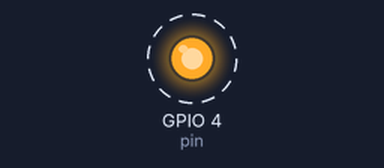
Bench run of a program on a simulated ESP32. On the bench: output pins drawn as LEDs (lit = HIGH). Dashed ring = blinking. What the program prints to the serial monitor is not drawn.

Above: at 1.2 s.
Timing chart, 0 to 4.0 s (numbered marks = the images above):
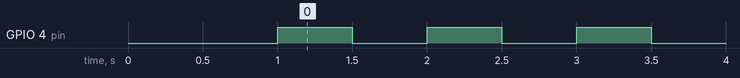

Measured:
- by itself, GPIO 4 (pin): alternates HIGH for 0.50 s and LOW for 0.50 s

The program:

main.cpp
```cpp
/******************************************************************************
main.cpp - iFLine, iFBalance Arduino Library
hkkim@koreaits.com ( KITS Lab )
original creation date: April 3, 2020

Development environment specifics:
Arduino IDE 1.8.x
iFBalance
******************************************************************************/

#include <Arduino.h>
#include "iFLED.h"

#define SerialDebug   false  // Set to true to get Serial output for debugging
#define PRO_CPU 0
#define APP_CPU 1

iFLED ifLed;

void setup() {
  Serial.begin( 115200 );
  delay(1000);

  ifLed.init( GPIO_NUM_4, PRO_CPU);
}

void loop() {
  // Do nothing
}
```

iFLED.cpp
```cpp
/******************************************************************************
iFLED.cpp - iFBalance Arduino Library
hkkim@koreaits.com ( KITS Lab )
original creation date: April 3, 2020

Development environment specifics:
Arduino IDE 1.8.x
iFBalance
******************************************************************************/

#include "Arduino.h"
#include "iFLED.h"

gpio_num_t iFLED::pin = GPIO_NUM_4;

void iFLED::taskFunc(void *pvParameters)
{
  portTickType delay = *(portTickType*)pvParameters;

  while(1) {
    digitalWrite(pin, HIGH);
    vTaskDelay(delay / portTICK_PERIOD_MS);

    digitalWrite(pin, LOW);
    vTaskDelay(delay / portTICK_PERIOD_MS);
  }
}

void iFLED::init(gpio_num_t io, int core)
{
  pin = io;

  // Configure pin
  pinMode(pin, OUTPUT);

  xTaskCreatePinnedToCore( taskFunc, "taskFunc",
          2048,
          (void*)&timeDelay,
          uxTaskPriorityGet(NULL),
          &taskHandle,
          core);

  Serial.println("taskHandle ID: " + String( uxTaskPriorityGet( taskHandle ) ) );
}
```

iFLED.h
```cpp
/******************************************************************************
iFLED.h - iFBalance Arduino Library
hkkim@koreaits.com ( KITS Lab )
original creation date: April 3, 2020

Development environment specifics:
Arduino IDE 1.8.x
iFBalance
******************************************************************************/

#pragma once

#include <Arduino.h>

class  iFLED
 {
     private :
        int32_t timeDelay = 500 ;         TaskHandle_t taskHandle;
        static  gpio_num_t pin;

    public:
        iFLED(){};
        void init(gpio_num_t io, int core);

        static void taskFunc(void *pvParameters);

};
```
